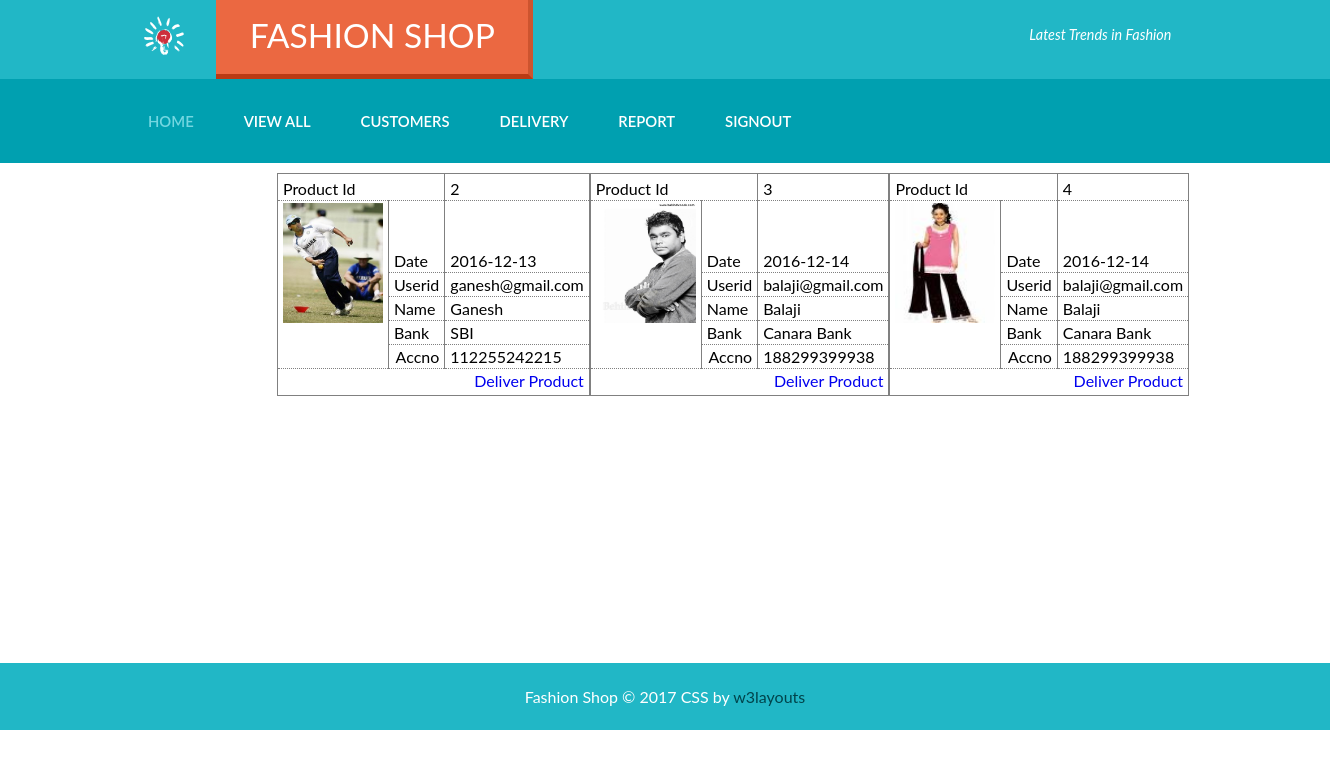
Screenshot of /delivery.php (signed in) with the database file from the repository.
### tables this page shows
CREATE TABLE IF NOT EXISTS `purchase` (
  `id` int(11) NOT NULL AUTO_INCREMENT,
  `dt` date NOT NULL,
  `userid` varchar(100) NOT NULL,
  `pid` varchar(20) NOT NULL,
  `bank` varchar(50) NOT NULL,
  `accno` varchar(50) NOT NULL,
  `dly` varchar(20) NOT NULL DEFAULT 'pending',
  `dlydt` date NOT NULL,
  PRIMARY KEY (`id`)
);

CREATE TABLE IF NOT EXISTS `products` (
  `id` int(11) NOT NULL AUTO_INCREMENT,
  `cat` varchar(100) NOT NULL,
  `subcat` varchar(100) NOT NULL,
  `brand` varchar(100) NOT NULL,
  `descr` varchar(200) NOT NULL,
  `price` float NOT NULL,
  `pimage` varchar(300) NOT NULL,
  `ftype` varchar(200) NOT NULL,
  `fsize` varchar(20) NOT NULL,
  PRIMARY KEY (`id`)
);

CREATE TABLE IF NOT EXISTS `userregn` (
  `name` varchar(100) NOT NULL,
  `gender` varchar(10) NOT NULL,
  `addr` varchar(100) NOT NULL,
  `mobile` varchar(15) NOT NULL,
  `userid` varchar(100) NOT NULL,
  `pwd` varchar(50) NOT NULL,
  PRIMARY KEY (`userid`)
);

### delivery.php (the view, shortened to what this page needs)
<?php
include './adminheader.php';
$result = mysqli_query($link, "select p.id,r.pimage,p.dt,p.userid,u.name,bank,accno from purchase p,userregn u,products r where p.userid=u.userid and p.pid=r.id and p.dly='pending' order by p.dt");
    echo "<div id='view_prod'><table style='margin:auto;'>";
    $i=0;
    while($row = mysqli_fetch_row($result)) {
        if($i==0||$i%3==0)
            echo "<tr>";
        $i++;
        echo "<td><table class='center_tab'>";
        echo "<tr><td colspan='2'>Product Id</td><td>$row[0]</td></tr>";
        echo "<tr><td rowspan='5'><img src='$row[1]' width='100px' height='120px' style='vertical-align:middle;'/></td>";
        echo "<td>Date</td><td>$row[2]</td></tr>";
        echo "<tr><td>Userid</td><td>$row[3]</td></tr>";
        echo "<tr><td>Name</td><td>$row[4]</td></tr>";
        echo "<tr><td>Bank</td><td>$row[5]</td></tr>";
        echo "<tr><td class='right'>Accno</td><td>$row[6]</td></tr>";
        echo "<tr><th colspan='3'><a href='delivery.php?pid=$row[0]' onclick=\"javascript:return confirm('Are You Sure to Deliver the Product ?')\">Deliver Product</a></th></tr>";
        echo "</table></td>";
    }
    echo "</table></div>";
include './adminfooter.php';
?>

### adminheader.php (shortened to what this page needs)
<!DOCTYPE HTML>
<html>
<head>
<link href="css/style.css" rel="stylesheet" type="text/css" media="all" />
<link href="css/owl.carousel.css" rel="stylesheet">
<link rel="stylesheet" type="text/css" href="css/magnific-popup.css">
		<link type="text/css" rel="stylesheet" href="css/jquery.mmenu.all.css" />
</head>
<body>
<div class="header_bg">
<div class="wrap">
	<div class="header">
		<div class="logo">
			<a href="index.php">
				<img src="images/lg.png" alt=""/>
				<h1>FASHION SHOP</h1>
			 </a>
		</div>
		<div class="text">
		  <p>Latest Trends in Fashion</p>
		</div>
	</div>
</div>
</div>
<div class="header_btm">
	<div class="wrap">
			<div class="header_sub">
				<div class="h_menu">
					<ul>
						<li class="active"><a href="adminhome.php">Home</a></li>
                                                <li><a href="viewall.php">View All</a></li>
                                                <li><a href="customers.php">Customers</a></li>
                                                <li><a href="delivery.php">Delivery</a></li>
                                                <li><a href="dreport.php">Report</a></li>
                                                <li><a href="signout.php">Signout</a></li>
					</ul>
				</div>
			</div>
	</div>
</div>
<div class="simple-text">
    <div class="wrap" style="min-height: 500px;">

### adminfooter.php (shortened to what this page needs)
</div>
    </div>
	<div class="copy">
	<p>Fashion Shop © 2017 CSS by <a href="http://w3layouts.com" target="_blank">w3layouts</a></p>
	</div>
</body>
</html>

### css/style.css (style rules this page uses)
html,body,div,span,applet,object,iframe,h1,h2,h3,h4,h5,h6,p,blockquote,pre,a,abbr,acronym,address,big,cite,code,del,dfn,em,img,ins,kbd,q,s,samp,small,strike,strong,sub,sup,tt,var,b,u,i,dl,dt,dd,ol,nav ul,nav li,fieldset,form,label,legend,table,caption,tbody,tfoot,thead,tr,th,td,article,aside,canvas,details,embed,figure,figcaption,footer,header,hgroup,menu,nav,output,ruby,section,summary,time,mark,audio,video { margin:0;padding:0;border:0;font-size:100%;font:inherit;vertical-align:baseline; }
ol,ul { list-style:none;margin:0;padding:0; }
table { border-collapse:collapse;border-spacing:0; }
a { text-decoration:none; }
img { max-width:100%; }
body { background:#ffffff; font-family: 'Lato', sans-serif; font-size: 100%; }
.wrap { margin:0 auto; width:80%; }
.header_bg { background: #21B7C6; }
.logo { float:left; }
.logo img { float: left; padding: 1em 2em 1em 0.7em; }
.logo a h1 { color:#fff; font-size: 2.1em; padding: 0.45em 1em 0.55em 1em; background: #EB6841; float: left; border-bottom: 5px solid #BA3A14; border-right: 5px solid #CD542F; }
.text { float:right; padding: 2.4%; text-align: center; }
.text p { color:#fff; font-size: 0.9em; font-style: italic; }
.header_btm { background: #00A0B0; }
.h_menu { float:left; }
.h_menu ul li { margin-right:20px; float: left; }
.h_menu ul li.active a { color: #74D7E1; }
.h_menu ul li a { display:block; padding: 33px 15px; text-transform: uppercase; font-size: 0.925em; color:#fff; font-weight: 600; -webkit-transition: all 0.3s ease-in-out; -moz-transition: all 0.3s ease-in-out; -o-transition: all 0.3s ease-in-out; transition: all 0.3s ease-in-out; }
.copy { background:#21B7C6; }
.copy p { color:#fff; font-size:1em; text-align: center; padding: 1.5em 0em; }
.copy p a { color:#00444B; font-size:1em; -webkit-transition: all 0.3s ease-in-out; -moz-transition: all 0.3s ease-in-out; -o-transition: all 0.3s ease-in-out; transition: all 0.3s ease-in-out; }
.text { text-align: right; }
@media (max-width: 1440px) { .wrap { width:80%; } }
@media (max-width: 1366px) { .wrap { width:80%; } }
.right { text-align: right; }
.center_tab { margin: 10px auto; border:solid thin gray; border-radius: 0.5em; }
.center_tab tbody tr th { padding-right: 5px; padding-left: 5px; padding-top: 2px; padding-bottom: 2px; border-right:solid thin gray; border-bottom: dotted thin gray; }
.center_tab tbody tr td { padding-left: 5px; padding-right: 5px; padding-top: 2px; padding-bottom: 2px; border-right:solid thin gray; border-bottom: dotted thin gray; }
.center_tab tbody tr:first-child th, .center_tab tbody tr:first-child td { padding-top: 5px; }
.center_tab tbody tr:last-child th, .center_tab tbody tr:last-child td { padding-bottom: 5px; }
.center_tab tbody tr td:last-child { border-right: none; }
.center_tab tbody tr th:first-child { text-align: right; }
div#view_prod { border:none; min-width: 1200px; max-height: 500px; overflow-y: scroll; }

### rows the page displays
purchase: id "2", products.pimage (picture), dt "2016-12-13", userid "ganesh@gmail.com", userregn.name "Ganesh", bank "SBI", accno "112255242215"
purchase: id "3", products.pimage (picture), dt "2016-12-14", userid "balaji@gmail.com", userregn.name "Balaji", bank "Canara Bank", accno "188299399938"
purchase: id "4", products.pimage (picture), dt "2016-12-14", userid "balaji@gmail.com", userregn.name "Balaji", bank "Canara Bank", accno "188299399938"
